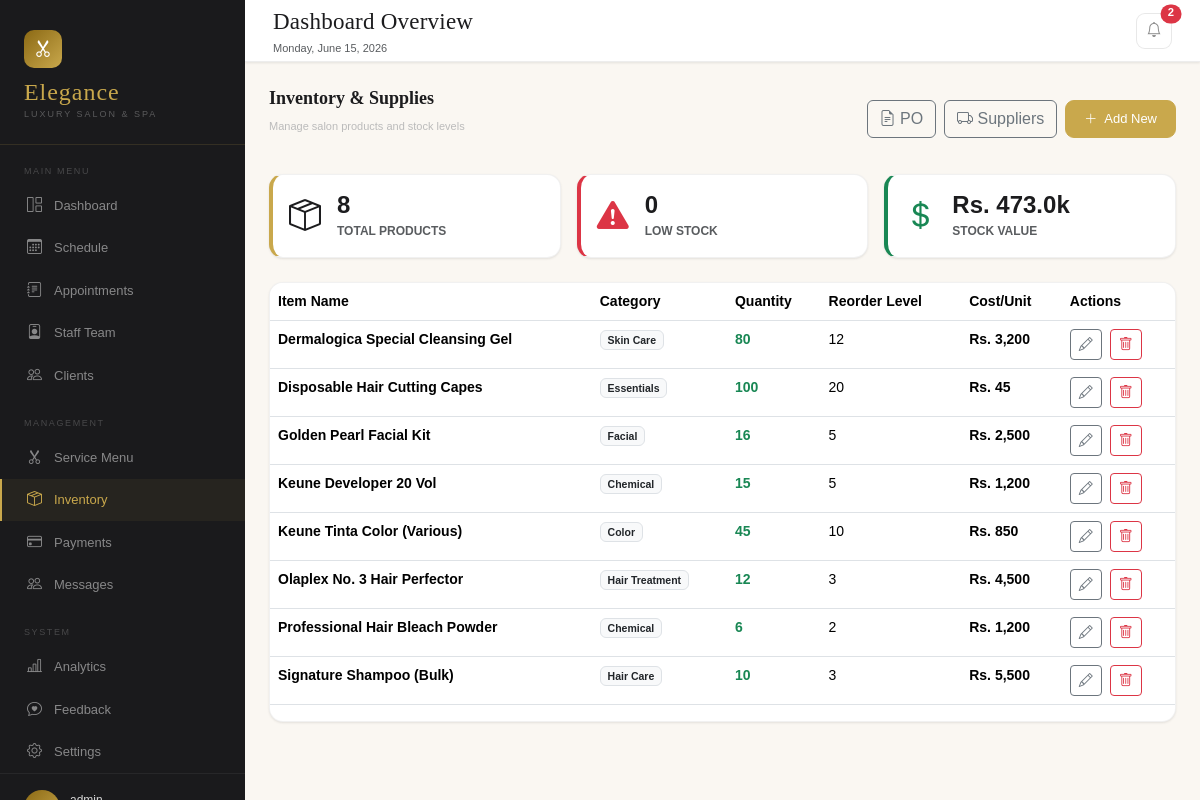
The page /dashboard/inventory.php (signed in) on the database its author committed.
### tables this page shows
CREATE TABLE `inventory` (
  `id` int(11) NOT NULL,
  `name` varchar(100) NOT NULL,
  `category` varchar(100) DEFAULT NULL,
  `quantity` int(11) NOT NULL DEFAULT 0,
  `reorder_level` int(11) DEFAULT 10,
  `cost_per_unit` decimal(10,2) DEFAULT NULL,
  `supplier_id` int(11) DEFAULT NULL,
  `last_updated` timestamp NOT NULL DEFAULT current_timestamp() ON UPDATE current_timestamp()
);

### dashboard/inventory.php (the view, shortened to what this page needs)
<?php
require_once '../includes/db.php';
$totalItems = $conn->query("SELECT COUNT(*) as total FROM inventory")->fetch_assoc()['total'] ?? 0;
$lowStockCount = $conn->query("SELECT COUNT(*) as total FROM inventory WHERE quantity <= reorder_level")->fetch_assoc()['total'] ?? 0;
$totalValue = $conn->query("SELECT SUM(quantity * cost_per_unit) as val FROM inventory")->fetch_assoc()['val'] ?? 0;
$inventory = $conn->query("SELECT i.*, s.supplier_name FROM inventory i LEFT JOIN suppliers s ON i.supplier_id = s.id ORDER BY i.name ASC");
?>
<!DOCTYPE html>
<html lang="en">
<head>
    <link href="../assets/css/bootstrap.min.css" rel="stylesheet">
    <link href="https://cdn.jsdelivr.net/npm/bootstrap-icons@1.11.0/font/bootstrap-icons.css" rel="stylesheet">
    <link rel="stylesheet" href="../assets/css/dashboard.css">
</head>
<body>
    <?php include('../includes/sidebar.php'); ?>
    <div class="main-area">
        <?php include('../includes/topbar.php'); ?>
        <div class="content-area container-fluid px-3 px-md-4">
            <div class="row align-items-center mb-4">
                <div class="col-12 d-lg-flex justify-content-between align-items-center">
                    <div class="mb-3 mb-lg-0">
                        <h2 class="panel-title">Inventory & Supplies</h2>
                        <p class="panel-subtitle">Manage salon products and stock levels</p>
                    </div>
                    <div class="d-flex flex-wrap gap-2">
                        <a href="generate_po.php" class="btn btn-outline-secondary flex-fill flex-md-grow-0">
                            <i class="bi bi-file-earmark-text"></i> PO
                        </a>
                        <a href="suppliers.php" class="btn btn-outline-secondary flex-fill flex-md-grow-0">
                            <i class="bi bi-truck"></i> Suppliers
                        </a>
                        <button class="btn-gold flex-fill flex-md-grow-0" onclick="openModal('addModal')">
                            <i class="bi bi-plus-lg"></i> Add New
                        </button>
                    </div>
                </div>
            </div>
            <div class="row mb-4 g-3">
                <div class="col-12 col-sm-6 col-lg-4">
                    <div class="panel p-3 d-flex align-items-center gap-3" style="border-left: 4px solid var(--gold);">
                        <div class="fs-2 text-gold"><i class="bi bi-box-seam"></i></div>
                        <div>
                            <h4 class="m-0 fw-bold"><?php echo $totalItems; ?></h4>
                            <small class="text-muted text-uppercase fw-bold" style="font-size: 0.75rem;">Total Products</small>
                        </div>
                    </div>
                </div>
                <div class="col-12 col-sm-6 col-lg-4">
                    <div class="panel p-3 d-flex align-items-center gap-3" style="border-left: 4px solid #dc3545;">
                        <div class="fs-2 text-danger"><i class="bi bi-exclamation-triangle-fill"></i></div>
                        <div>
                            <h4 class="m-0 fw-bold"><?php echo $lowStockCount; ?></h4>
                            <small class="text-muted text-uppercase fw-bold" style="font-size: 0.75rem;">Low Stock</small>
                        </div>
                    </div>
                </div>
                <div class="col-12 col-lg-4">
                    <div class="panel p-3 d-flex align-items-center gap-3" style="border-left: 4px solid #198754;">
                        <div class="fs-2 text-success"><i class="bi bi-currency-dollar"></i></div>
                        <div>
                            <h4 class="m-0 fw-bold">Rs. <?php echo number_format($totalValue/1000, 1); ?>k</h4>
                            <small class="text-muted text-uppercase fw-bold" style="font-size: 0.75rem;">Stock Value</small>
                        </div>
                    </div>
                </div>
            </div>
            <div class="panel">
                <div class="table-responsive">
                    <table class="table custom-table">
                        <thead>
                            <tr>
                                <th>Item Name</th>
                                <th>Category</th>
                                <th>Quantity</th>
                                <th class="d-none d-md-table-cell">Reorder Level</th>
                                <th class="d-none d-sm-table-cell">Cost/Unit</th>
                                <th>Actions</th>
                            </tr>
                        </thead>
                        <tbody>
                            <?php while($row = $inventory->fetch_assoc()):
                                $isLow = ($row['quantity'] <= $row['reorder_level']);
                            ?>
                            <tr>
                                <td class="fw-bold"><?php echo htmlspecialchars($row['name']); ?></td>
                                <td><span class="badge bg-light text-dark border"><?php echo htmlspecialchars($row['category']); ?></span></td>
                                <td><span class="fw-bold <?php echo $isLow ? 'text-danger' : 'text-success'; ?>"><?php echo $row['quantity']; ?></span></td>
                                <td class="d-none d-md-table-cell"><?php echo $row['reorder_level']; ?></td>
                                <td class="fw-bold d-none d-sm-table-cell">Rs. <?php echo number_format($row['cost_per_unit']); ?></td>
                                <td>
                                    <div class="d-flex gap-2">
                                        <button class="btn btn-sm btn-outline-secondary" onclick='fillEdit(<?php echo json_encode($row); ?>)'>
                                            <i class="bi bi-pencil"></i>
                                        </button>
                                        <a href="inventory_proc.php?del_id=<?php echo $row['id']; ?>" class="btn btn-sm btn-outline-danger" onclick="return confirm('Delete item?')">
                                            <i class="bi bi-trash"></i>
                                        </a>
                                    </div>
                                </td>
                            </tr>
                            <?php endwhile; ?>
                        </tbody>
                    </table>
                </div>
            </div>
        </div>
    </div>
</body>
</html>

### assets/css/dashboard.css (style rules this page uses)
:root { --gold: #c9a84c; --gold-light: #e8d4a0; --gold-dark: #8b6914; --cream: #faf7f2; --blush: #f2e8e4; --rose: #c48b8b; --charcoal: #1c1c1e; --sidebar-bg: #1a1a1c; --sidebar-width: 245px; --font-display: "Cormorant Garamond", serif; --font-body: "DM Sans", sans-serif; --panel-radius: 14px; --shadow-sm: 0 1px 3px rgba(0, 0, 0, 0.06), 0 1px 2px rgba(0, 0, 0, 0.04); }
* { margin: 0; padding: 0; box-sizing: border-box; }
body { font-family: var(--font-body); background: var(--cream); color: var(--charcoal); display: flex; height: 100vh; overflow: hidden; font-size: 14px; line-height: 1.5; }
.panel { background: white; border-radius: var(--panel-radius); border: 1px solid rgba(0, 0, 0, 0.055); overflow: hidden; box-shadow: var(--shadow-sm); }
.panel-title { font-family: var(--font-display); font-size: 18px; color: var(--charcoal); font-weight: 600; }
.panel-subtitle { font-size: 11px; color: #bbb; margin-top: 1px; }
.btn-gold { background: var(--gold); border: 1px solid var(--gold); color: white; border-radius: 9px; padding: 8px 18px; font-size: 13px; font-weight: 500; cursor: pointer; display: flex; align-items: center; gap: 7px; font-family: var(--font-body); transition: all 0.15s; white-space: nowrap; }
.main-area { flex: 1; display: flex; flex-direction: column; overflow: hidden; min-width: 0; }
.content-area { flex: 1; overflow-y: auto; padding: 26px 28px 40px; }

### dashboard/inventory.php (style rules this page uses)
.table-responsive { border-radius: 8px; overflow-x: auto; -webkit-overflow-scrolling: touch; }

### rows shown on the page
inventory: name "Dermalogica Special Cleansing Gel", category "Skin Care", quantity "80", reorder_level "12", cost_per_unit "3,200"
inventory: name "Disposable Hair Cutting Capes", category "Essentials", quantity "100", reorder_level "20", cost_per_unit "45"
inventory: name "Golden Pearl Facial Kit", category "Facial", quantity "16", reorder_level "5", cost_per_unit "2,500"
inventory: name "Keune Developer 20 Vol", category "Chemical", quantity "15", reorder_level "5", cost_per_unit "1,200"
inventory: name "Keune Tinta Color (Various)", category "Color", quantity "45", reorder_level "10", cost_per_unit "850"
inventory: name "Olaplex No. 3 Hair Perfector", category "Hair Treatment", quantity "12", reorder_level "3", cost_per_unit "4,500"
inventory: name "Professional Hair Bleach Powder", category "Chemical", quantity "6", reorder_level "2", cost_per_unit "1,200"
inventory: name "Signature Shampoo (Bulk)", category "Hair Care", quantity "10", reorder_level "3", cost_per_unit "5,500"

### other values the page prints
$notif_count "2"
$totalItems "8"
$lowStockCount "0"
$totalValue/1000 "473.0"
